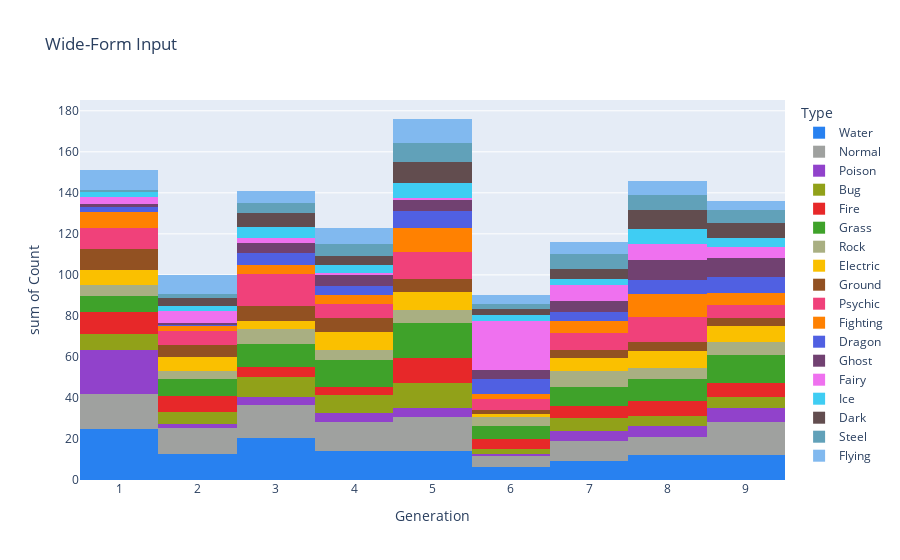
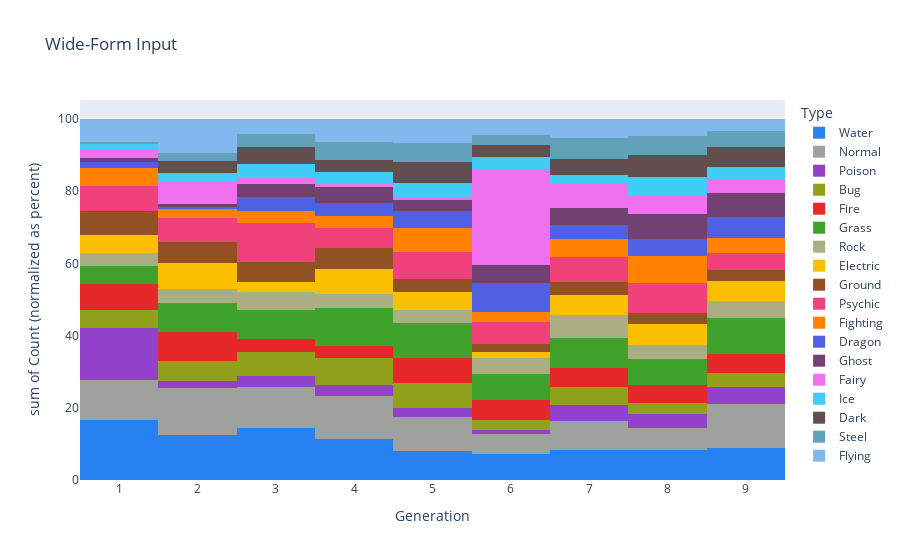

Notebook code for these charts, in order:
### Code cell
wide_df = px.data.medals_wide()

fig = fig=go.Figure(px.histogram(sum_d, x="Generation", y="Count", color="Type", title="Wide-Form Input", color_discrete_map=COLOR_TYPES))
fig.update_layout(bargap=0)

fig.show()


fig = fig=go.Figure(px.histogram(sum_d, x="Generation", y="Count", color="Type", title="Wide-Form Input", color_discrete_map=COLOR_TYPES, barnorm='percent'))
fig.update_layout(bargap=0)

fig.show()

### Figure 1 — Plotly figure (JSON) as saved in the notebook; plotly's stock layout.template omitted (floating-point values rounded to 4 significant figures)
{"data": [{"alignmentgroup": "True", "bingroup": "x", "histfunc": "sum", "hovertemplate": "Type=Water<br>Generation=%{x}<br>sum of Count=%{y}<extra></extra>", "legendgroup": "Water", "marker": {"color": "#2881f0", "pattern": {"shape": ""}}, "name": "Water", "offsetgroup": "Water", "orientation": "v", "showlegend": true, "type": "histogram", "x": [1, 2, 3, 4, 5, 6, 7, 8, 9], "xaxis": "x", "y": [25, 12.5, 20.5, 14, 14, 6.5, 9.5, 12, 12], "yaxis": "y"}, {"alignmentgroup": "True", "bingroup": "x", "histfunc": "sum", "hovertemplate": "Type=Normal<br>Generation=%{x}<br>sum of Count=%{y}<extra></extra>", "legendgroup": "Normal", "marker": {"color": "#9fa19f", "pattern": {"shape": ""}}, "name": "Normal", "offsetgroup": "Normal", "orientation": "v", "showlegend": true, "type": "histogram", "x": [1, 2, 3, 4, 5, 6, 7, 8, 9], "xaxis": "x", "y": [17, 13, 16, 14.5, 16.5, 5, 9.5, 9, 16.5], "yaxis": "y"}, {"alignmentgroup": "True", "bingroup": "x", "histfunc": "sum", "hovertemplate": "Type=Poison<br>Generation=%{x}<br>sum of Count=%{y}<extra></extra>", "legendgroup": "Poison", "marker": {"color": "#9142cb", "pattern": {"shape": ""}}, "name": "Poison", "offsetgroup": "Poison", "orientation": "v", "showlegend": true, "type": "histogram", "x": [1, 2, 3, 4, 5, 6, 7, 8, 9], "xaxis": "x", "y": [21.5, 2, 4, 4, 4.5, 1, 5, 5.5, 6.5], "yaxis": "y"}, {"alignmentgroup": "True", "bingroup": "x", "histfunc": "sum", "hovertemplate": "Type=Bug<br>Generation=%{x}<br>sum of Count=%{y}<extra></extra>", "legendgroup": "Bug", "marker": {"color": "#91a119", "pattern": {"shape": ""}}, "name": "Bug", "offsetgroup": "Bug", "orientation": "v", "showlegend": true, "type": "histogram", "x": [1, 2, 3, 4, 5, 6, 7, 8, 9], "xaxis": "x", "y": [7.5, 5.5, 9.5, 9, 12.5, 2.5, 6, 4.5, 5.5], "yaxis": "y"}, {"alignmentgroup": "True", "bingroup": "x", "histfunc": "sum", "hovertemplate": "Type=Fire<br>Generation=%{x}<br>sum of Count=%{y}<extra></extra>", "legendgroup": "Fire", "marker": {"color": "#e72829", "pattern": {"shape": ""}}, "name": "Fire", "offsetgroup": "Fire", "orientation": "v", "showlegend": true, "type": "histogram", "x": [1, 2, 3, 4, 5, 6, 7, 8, 9], "xaxis": "x", "y": [11, 8, 5, 4, 12, 5, 6, 7.5, 7], "yaxis": "y"}, {"alignmentgroup": "True", "bingroup": "x", "histfunc": "sum", "hovertemplate": "Type=Grass<br>Generation=%{x}<br>sum of Count=%{y}<extra></extra>", "legendgroup": "Grass", "marker": {"color": "#3fa22a", "pattern": {"shape": ""}}, "name": "Grass", "offsetgroup": "Grass", "orientation": "v", "showlegend": true, "type": "histogram", "x": [1, 2, 3, 4, 5, 6, 7, 8, 9], "xaxis": "x", "y": [7.5, 8, 11.5, 13, 17, 6.5, 9.5, 10.5, 13.5], "yaxis": "y"}, {"alignmentgroup": "True", "bingroup": "x", "histfunc": "sum", "hovertemplate": "Type=Rock<br>Generation=%{x}<br>sum of Count=%{y}<extra></extra>", "legendgroup": "Rock", "marker": {"color": "#a9af82", "pattern": {"shape": ""}}, "name": "Rock", "offsetgroup": "Rock", "orientation": "v", "showlegend": true, "type": "histogram", "x": [1, 2, 3, 4, 5, 6, 7, 8, 9], "xaxis": "x", "y": [5.5, 4, 7, 5, 6.5, 4, 7.5, 5.5, 6.5], "yaxis": "y"}, {"alignmentgroup": "True", "bingroup": "x", "histfunc": "sum", "hovertemplate": "Type=Electric<br>Generation=%{x}<br>sum of Count=%{y}<extra></extra>", "legendgroup": "Electric", "marker": {"color": "#fac000", "pattern": {"shape": ""}}, "name": "Electric", "offsetgroup": "Electric", "orientation": "v", "showlegend": true, "type": "histogram", "x": [1, 2, 3, 4, 5, 6, 7, 8, 9], "xaxis": "x", "y": [7.5, 7, 4, 8.5, 8.5, 1.5, 6.5, 8.5, 7.5], "yaxis": "y"}, {"alignmentgroup": "True", "bingroup": "x", "histfunc": "sum", "hovertemplate": "Type=Ground<br>Generation=%{x}<br>sum of Count=%{y}<extra></extra>", "legendgroup": "Ground", "marker": {"color": "#925122", "pattern": {"shape": ""}}, "name": "Ground", "offsetgroup": "Ground", "orientation": "v", "showlegend": true, "type": "histogram", "x": [1, 2, 3, 4, 5, 7, 8, 9, 6], "xaxis": "x", "y": [10, 6, 7.5, 7, 6.5, 4, 4.5, 4, 2], "yaxis": "y"}, {"alignmentgroup": "True", "bingroup": "x", "histfunc": "sum", "hovertemplate": "Type=Psychic<br>Generation=%{x}<br>sum of Count=%{y}<extra></extra>", "legendgroup": "Psychic", "marker": {"color": "#f0417a", "pattern": {"shape": ""}}, "name": "Psychic", "offsetgroup": "Psychic", "orientation": "v", "showlegend": true, "type": "histogram", "x": [1, 2, 3, 4, 5, 6, 7, 8, 9], "xaxis": "x", "y": [10.5, 6.5, 15.5, 7, 13, 5.5, 8, 12, 6.5], "yaxis": "y"}, {"alignmentgroup": "True", "bingroup": "x", "histfunc": "sum", "hovertemplate": "Type=Fighting<br>Generation=%{x}<br>sum of Count=%{y}<extra></extra>", "legendgroup": "Fighting", "marker": {"color": "#ff8101", "pattern": {"shape": ""}}, "name": "Fighting", "offsetgroup": "Fighting", "orientation": "v", "showlegend": true, "type": "histogram", "x": [1, 2, 3, 4, 5, 6, 7, 8, 9], "xaxis": "x", "y": [7.5, 2.5, 4.5, 4, 12, 2.5, 6, 11, 5.5], "yaxis": "y"}, {"alignmentgroup": "True", "bingroup": "x", "histfunc": "sum", "hovertemplate": "Type=Dragon<br>Generation=%{x}<br>sum of Count=%{y}<extra></extra>", "legendgroup": "Dragon", "marker": {"color": "#5060e2", "pattern": {"shape": ""}}, "name": "Dragon", "offsetgroup": "Dragon", "orientation": "v", "showlegend": true, "type": "histogram", "x": [1, 3, 4, 5, 6, 7, 8, 9, 2], "xaxis": "x", "y": [2.5, 5.5, 4.5, 8, 7, 4.5, 7, 8, 0.5], "yaxis": "y"}, {"alignmentgroup": "True", "bingroup": "x", "histfunc": "sum", "hovertemplate": "Type=Ghost<br>Generation=%{x}<br>sum of Count=%{y}<extra></extra>", "legendgroup": "Ghost", "marker": {"color": "#714171", "pattern": {"shape": ""}}, "name": "Ghost", "offsetgroup": "Ghost", "orientation": "v", "showlegend": true, "type": "histogram", "x": [1, 2, 3, 4, 5, 6, 7, 8, 9], "xaxis": "x", "y": [1.5, 1, 5, 5.5, 5.5, 4.5, 5.5, 10, 9], "yaxis": "y"}, {"alignmentgroup": "True", "bingroup": "x", "histfunc": "sum", "hovertemplate": "Type=Fairy<br>Generation=%{x}<br>sum of Count=%{y}<extra></extra>", "legendgroup": "Fairy", "marker": {"color": "#ef71ef", "pattern": {"shape": ""}}, "name": "Fairy", "offsetgroup": "Fairy", "orientation": "v", "showlegend": true, "type": "histogram", "x": [1, 2, 4, 6, 7, 8, 9, 3, 5], "xaxis": "x", "y": [3.5, 6, 1, 24, 7.5, 7.5, 5.5, 2.5, 1], "yaxis": "y"}, {"alignmentgroup": "True", "bingroup": "x", "histfunc": "sum", "hovertemplate": "Type=Ice<br>Generation=%{x}<br>sum of Count=%{y}<extra></extra>", "legendgroup": "Ice", "marker": {"color": "#3fcdf3", "pattern": {"shape": ""}}, "name": "Ice", "offsetgroup": "Ice", "orientation": "v", "showlegend": true, "type": "histogram", "x": [1, 2, 3, 4, 5, 6, 7, 8, 9], "xaxis": "x", "y": [2.5, 2.5, 5.5, 4, 7.5, 3, 3, 7.5, 4.5], "yaxis": "y"}, {"alignmentgroup": "True", "bingroup": "x", "histfunc": "sum", "hovertemplate": "Type=Dark<br>Generation=%{x}<br>sum of Count=%{y}<extra></extra>", "legendgroup": "Dark", "marker": {"color": "#624d4f", "pattern": {"shape": ""}}, "name": "Dark", "offsetgroup": "Dark", "orientation": "v", "showlegend": true, "type": "histogram", "x": [2, 3, 4, 5, 6, 7, 8, 9, 1], "xaxis": "x", "y": [3.5, 6.5, 4, 10, 3, 5, 9, 7.5, 0], "yaxis": "y"}, {"alignmentgroup": "True", "bingroup": "x", "histfunc": "sum", "hovertemplate": "Type=Steel<br>Generation=%{x}<br>sum of Count=%{y}<extra></extra>", "legendgroup": "Steel", "marker": {"color": "#61a1b9", "pattern": {"shape": ""}}, "name": "Steel", "offsetgroup": "Steel", "orientation": "v", "showlegend": true, "type": "histogram", "x": [2, 3, 4, 5, 6, 7, 8, 9, 1], "xaxis": "x", "y": [2, 5, 6, 9.5, 2.5, 7, 7.5, 6, 1], "yaxis": "y"}, {"alignmentgroup": "True", "bingroup": "x", "histfunc": "sum", "hovertemplate": "Type=Flying<br>Generation=%{x}<br>sum of Count=%{y}<extra></extra>", "legendgroup": "Flying", "marker": {"color": "#81b9ef", "pattern": {"shape": ""}}, "name": "Flying", "offsetgroup": "Flying", "orientation": "v", "showlegend": true, "type": "histogram", "x": [5, 6, 8, 9, 1, 2, 3, 4, 7], "xaxis": "x", "y": [11.5, 4, 7, 4.5, 9.5, 9.5, 6, 8, 6], "yaxis": "y"}], "layout": {"bargap": 0, "barmode": "relative", "legend": {"title": {"text": "Type"}, "tracegroupgap": 0}, "title": {"text": "Wide-Form Input"}, "xaxis": {"anchor": "y", "domain": [0, 1], "title": {"text": "Generation"}}, "yaxis": {"anchor": "x", "domain": [0, 1], "title": {"text": "sum of Count"}}}}

### Figure 2 — Plotly figure (JSON) as saved in the notebook; plotly's stock layout.template omitted (floating-point values rounded to 4 significant figures)
{"data": [{"alignmentgroup": "True", "bingroup": "x", "histfunc": "sum", "hovertemplate": "Type=Water<br>Generation=%{x}<br>sum of Count (normalized as percent)=%{y}<extra></extra>", "legendgroup": "Water", "marker": {"color": "#2881f0", "pattern": {"shape": ""}}, "name": "Water", "offsetgroup": "Water", "orientation": "v", "showlegend": true, "type": "histogram", "x": [1, 2, 3, 4, 5, 6, 7, 8, 9], "xaxis": "x", "y": [25, 12.5, 20.5, 14, 14, 6.5, 9.5, 12, 12], "yaxis": "y"}, {"alignmentgroup": "True", "bingroup": "x", "histfunc": "sum", "hovertemplate": "Type=Normal<br>Generation=%{x}<br>sum of Count (normalized as percent)=%{y}<extra></extra>", "legendgroup": "Normal", "marker": {"color": "#9fa19f", "pattern": {"shape": ""}}, "name": "Normal", "offsetgroup": "Normal", "orientation": "v", "showlegend": true, "type": "histogram", "x": [1, 2, 3, 4, 5, 6, 7, 8, 9], "xaxis": "x", "y": [17, 13, 16, 14.5, 16.5, 5, 9.5, 9, 16.5], "yaxis": "y"}, {"alignmentgroup": "True", "bingroup": "x", "histfunc": "sum", "hovertemplate": "Type=Poison<br>Generation=%{x}<br>sum of Count (normalized as percent)=%{y}<extra></extra>", "legendgroup": "Poison", "marker": {"color": "#9142cb", "pattern": {"shape": ""}}, "name": "Poison", "offsetgroup": "Poison", "orientation": "v", "showlegend": true, "type": "histogram", "x": [1, 2, 3, 4, 5, 6, 7, 8, 9], "xaxis": "x", "y": [21.5, 2, 4, 4, 4.5, 1, 5, 5.5, 6.5], "yaxis": "y"}, {"alignmentgroup": "True", "bingroup": "x", "histfunc": "sum", "hovertemplate": "Type=Bug<br>Generation=%{x}<br>sum of Count (normalized as percent)=%{y}<extra></extra>", "legendgroup": "Bug", "marker": {"color": "#91a119", "pattern": {"shape": ""}}, "name": "Bug", "offsetgroup": "Bug", "orientation": "v", "showlegend": true, "type": "histogram", "x": [1, 2, 3, 4, 5, 6, 7, 8, 9], "xaxis": "x", "y": [7.5, 5.5, 9.5, 9, 12.5, 2.5, 6, 4.5, 5.5], "yaxis": "y"}, {"alignmentgroup": "True", "bingroup": "x", "histfunc": "sum", "hovertemplate": "Type=Fire<br>Generation=%{x}<br>sum of Count (normalized as percent)=%{y}<extra></extra>", "legendgroup": "Fire", "marker": {"color": "#e72829", "pattern": {"shape": ""}}, "name": "Fire", "offsetgroup": "Fire", "orientation": "v", "showlegend": true, "type": "histogram", "x": [1, 2, 3, 4, 5, 6, 7, 8, 9], "xaxis": "x", "y": [11, 8, 5, 4, 12, 5, 6, 7.5, 7], "yaxis": "y"}, {"alignmentgroup": "True", "bingroup": "x", "histfunc": "sum", "hovertemplate": "Type=Grass<br>Generation=%{x}<br>sum of Count (normalized as percent)=%{y}<extra></extra>", "legendgroup": "Grass", "marker": {"color": "#3fa22a", "pattern": {"shape": ""}}, "name": "Grass", "offsetgroup": "Grass", "orientation": "v", "showlegend": true, "type": "histogram", "x": [1, 2, 3, 4, 5, 6, 7, 8, 9], "xaxis": "x", "y": [7.5, 8, 11.5, 13, 17, 6.5, 9.5, 10.5, 13.5], "yaxis": "y"}, {"alignmentgroup": "True", "bingroup": "x", "histfunc": "sum", "hovertemplate": "Type=Rock<br>Generation=%{x}<br>sum of Count (normalized as percent)=%{y}<extra></extra>", "legendgroup": "Rock", "marker": {"color": "#a9af82", "pattern": {"shape": ""}}, "name": "Rock", "offsetgroup": "Rock", "orientation": "v", "showlegend": true, "type": "histogram", "x": [1, 2, 3, 4, 5, 6, 7, 8, 9], "xaxis": "x", "y": [5.5, 4, 7, 5, 6.5, 4, 7.5, 5.5, 6.5], "yaxis": "y"}, {"alignmentgroup": "True", "bingroup": "x", "histfunc": "sum", "hovertemplate": "Type=Electric<br>Generation=%{x}<br>sum of Count (normalized as percent)=%{y}<extra></extra>", "legendgroup": "Electric", "marker": {"color": "#fac000", "pattern": {"shape": ""}}, "name": "Electric", "offsetgroup": "Electric", "orientation": "v", "showlegend": true, "type": "histogram", "x": [1, 2, 3, 4, 5, 6, 7, 8, 9], "xaxis": "x", "y": [7.5, 7, 4, 8.5, 8.5, 1.5, 6.5, 8.5, 7.5], "yaxis": "y"}, {"alignmentgroup": "True", "bingroup": "x", "histfunc": "sum", "hovertemplate": "Type=Ground<br>Generation=%{x}<br>sum of Count (normalized as percent)=%{y}<extra></extra>", "legendgroup": "Ground", "marker": {"color": "#925122", "pattern": {"shape": ""}}, "name": "Ground", "offsetgroup": "Ground", "orientation": "v", "showlegend": true, "type": "histogram", "x": [1, 2, 3, 4, 5, 7, 8, 9, 6], "xaxis": "x", "y": [10, 6, 7.5, 7, 6.5, 4, 4.5, 4, 2], "yaxis": "y"}, {"alignmentgroup": "True", "bingroup": "x", "histfunc": "sum", "hovertemplate": "Type=Psychic<br>Generation=%{x}<br>sum of Count (normalized as percent)=%{y}<extra></extra>", "legendgroup": "Psychic", "marker": {"color": "#f0417a", "pattern": {"shape": ""}}, "name": "Psychic", "offsetgroup": "Psychic", "orientation": "v", "showlegend": true, "type": "histogram", "x": [1, 2, 3, 4, 5, 6, 7, 8, 9], "xaxis": "x", "y": [10.5, 6.5, 15.5, 7, 13, 5.5, 8, 12, 6.5], "yaxis": "y"}, {"alignmentgroup": "True", "bingroup": "x", "histfunc": "sum", "hovertemplate": "Type=Fighting<br>Generation=%{x}<br>sum of Count (normalized as percent)=%{y}<extra></extra>", "legendgroup": "Fighting", "marker": {"color": "#ff8101", "pattern": {"shape": ""}}, "name": "Fighting", "offsetgroup": "Fighting", "orientation": "v", "showlegend": true, "type": "histogram", "x": [1, 2, 3, 4, 5, 6, 7, 8, 9], "xaxis": "x", "y": [7.5, 2.5, 4.5, 4, 12, 2.5, 6, 11, 5.5], "yaxis": "y"}, {"alignmentgroup": "True", "bingroup": "x", "histfunc": "sum", "hovertemplate": "Type=Dragon<br>Generation=%{x}<br>sum of Count (normalized as percent)=%{y}<extra></extra>", "legendgroup": "Dragon", "marker": {"color": "#5060e2", "pattern": {"shape": ""}}, "name": "Dragon", "offsetgroup": "Dragon", "orientation": "v", "showlegend": true, "type": "histogram", "x": [1, 3, 4, 5, 6, 7, 8, 9, 2], "xaxis": "x", "y": [2.5, 5.5, 4.5, 8, 7, 4.5, 7, 8, 0.5], "yaxis": "y"}, {"alignmentgroup": "True", "bingroup": "x", "histfunc": "sum", "hovertemplate": "Type=Ghost<br>Generation=%{x}<br>sum of Count (normalized as percent)=%{y}<extra></extra>", "legendgroup": "Ghost", "marker": {"color": "#714171", "pattern": {"shape": ""}}, "name": "Ghost", "offsetgroup": "Ghost", "orientation": "v", "showlegend": true, "type": "histogram", "x": [1, 2, 3, 4, 5, 6, 7, 8, 9], "xaxis": "x", "y": [1.5, 1, 5, 5.5, 5.5, 4.5, 5.5, 10, 9], "yaxis": "y"}, {"alignmentgroup": "True", "bingroup": "x", "histfunc": "sum", "hovertemplate": "Type=Fairy<br>Generation=%{x}<br>sum of Count (normalized as percent)=%{y}<extra></extra>", "legendgroup": "Fairy", "marker": {"color": "#ef71ef", "pattern": {"shape": ""}}, "name": "Fairy", "offsetgroup": "Fairy", "orientation": "v", "showlegend": true, "type": "histogram", "x": [1, 2, 4, 6, 7, 8, 9, 3, 5], "xaxis": "x", "y": [3.5, 6, 1, 24, 7.5, 7.5, 5.5, 2.5, 1], "yaxis": "y"}, {"alignmentgroup": "True", "bingroup": "x", "histfunc": "sum", "hovertemplate": "Type=Ice<br>Generation=%{x}<br>sum of Count (normalized as percent)=%{y}<extra></extra>", "legendgroup": "Ice", "marker": {"color": "#3fcdf3", "pattern": {"shape": ""}}, "name": "Ice", "offsetgroup": "Ice", "orientation": "v", "showlegend": true, "type": "histogram", "x": [1, 2, 3, 4, 5, 6, 7, 8, 9], "xaxis": "x", "y": [2.5, 2.5, 5.5, 4, 7.5, 3, 3, 7.5, 4.5], "yaxis": "y"}, {"alignmentgroup": "True", "bingroup": "x", "histfunc": "sum", "hovertemplate": "Type=Dark<br>Generation=%{x}<br>sum of Count (normalized as percent)=%{y}<extra></extra>", "legendgroup": "Dark", "marker": {"color": "#624d4f", "pattern": {"shape": ""}}, "name": "Dark", "offsetgroup": "Dark", "orientation": "v", "showlegend": true, "type": "histogram", "x": [2, 3, 4, 5, 6, 7, 8, 9, 1], "xaxis": "x", "y": [3.5, 6.5, 4, 10, 3, 5, 9, 7.5, 0], "yaxis": "y"}, {"alignmentgroup": "True", "bingroup": "x", "histfunc": "sum", "hovertemplate": "Type=Steel<br>Generation=%{x}<br>sum of Count (normalized as percent)=%{y}<extra></extra>", "legendgroup": "Steel", "marker": {"color": "#61a1b9", "pattern": {"shape": ""}}, "name": "Steel", "offsetgroup": "Steel", "orientation": "v", "showlegend": true, "type": "histogram", "x": [2, 3, 4, 5, 6, 7, 8, 9, 1], "xaxis": "x", "y": [2, 5, 6, 9.5, 2.5, 7, 7.5, 6, 1], "yaxis": "y"}, {"alignmentgroup": "True", "bingroup": "x", "histfunc": "sum", "hovertemplate": "Type=Flying<br>Generation=%{x}<br>sum of Count (normalized as percent)=%{y}<extra></extra>", "legendgroup": "Flying", "marker": {"color": "#81b9ef", "pattern": {"shape": ""}}, "name": "Flying", "offsetgroup": "Flying", "orientation": "v", "showlegend": true, "type": "histogram", "x": [5, 6, 8, 9, 1, 2, 3, 4, 7], "xaxis": "x", "y": [11.5, 4, 7, 4.5, 9.5, 9.5, 6, 8, 6], "yaxis": "y"}], "layout": {"bargap": 0, "barmode": "relative", "barnorm": "percent", "legend": {"title": {"text": "Type"}, "tracegroupgap": 0}, "title": {"text": "Wide-Form Input"}, "xaxis": {"anchor": "y", "domain": [0, 1], "title": {"text": "Generation"}}, "yaxis": {"anchor": "x", "domain": [0, 1], "title": {"text": "sum of Count (normalized as percent)"}}}}
